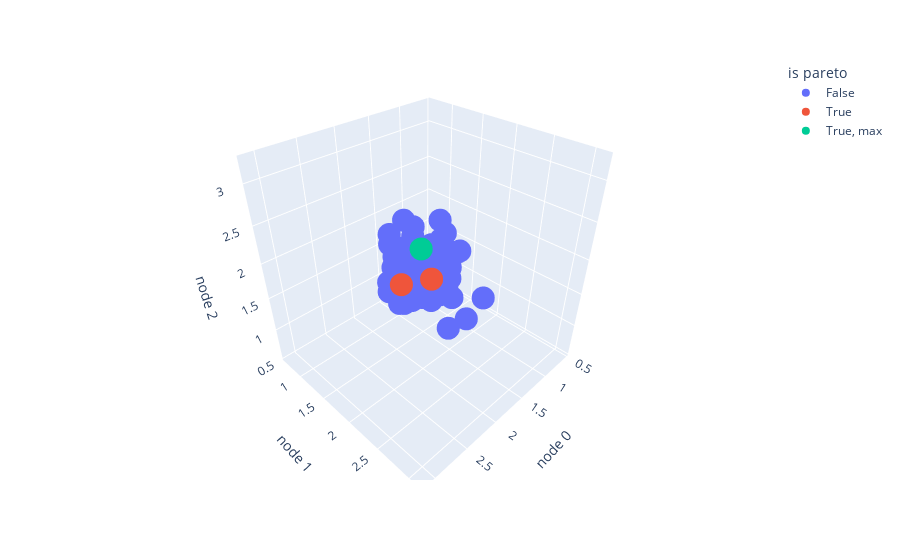

Write notebook code for a chart like this one.
### Code cell
import plotly.express as px
import matplotlib.pyplot as plt
%matplotlib inline
fig = px.scatter_3d(virtual_neighbours, x=virtual_neighbours.columns[0], y=virtual_neighbours.columns[1], z=virtual_neighbours.columns[2],
              color=virtual_neighbours.columns[-1])
fig.show()

### Figure 1 — Plotly figure (JSON) as saved in the notebook; plotly's stock layout.template omitted (floating-point values rounded to 4 significant figures; data arrays with more than 128 entries replaced by an {"elided": "..."} marker saying what was removed)
{"data": [{"hovertemplate": "is pareto=False<br>node 0=%{x}<br>node 1=%{y}<br>node 2=%{z}<extra></extra>", "legendgroup": "False", "marker": {"color": "#636efa", "symbol": "circle"}, "mode": "markers", "name": "False", "scene": "scene", "showlegend": true, "type": "scatter3d", "x": {"elided": "307 float values"}, "y": {"elided": "307 float values"}, "z": {"elided": "307 float values"}}, {"hovertemplate": "is pareto=True<br>node 0=%{x}<br>node 1=%{y}<br>node 2=%{z}<extra></extra>", "legendgroup": "True", "marker": {"color": "#EF553B", "symbol": "circle"}, "mode": "markers", "name": "True", "scene": "scene", "showlegend": true, "type": "scatter3d", "x": [3, 3.111], "y": [3.111, 2.889], "z": [3, 2.889]}, {"hovertemplate": "is pareto=True, max<br>node 0=%{x}<br>node 1=%{y}<br>node 2=%{z}<extra></extra>", "legendgroup": "True, max", "marker": {"color": "#00cc96", "symbol": "circle"}, "mode": "markers", "name": "True, max", "scene": "scene", "showlegend": true, "type": "scatter3d", "x": [3], "y": [3], "z": [3.222]}], "layout": {"legend": {"title": {"text": "is pareto"}, "tracegroupgap": 0}, "margin": {"t": 60}, "scene": {"domain": {"x": [0, 1], "y": [0, 1]}, "xaxis": {"title": {"text": "node 0"}}, "yaxis": {"title": {"text": "node 1"}}, "zaxis": {"title": {"text": "node 2"}}}}}
